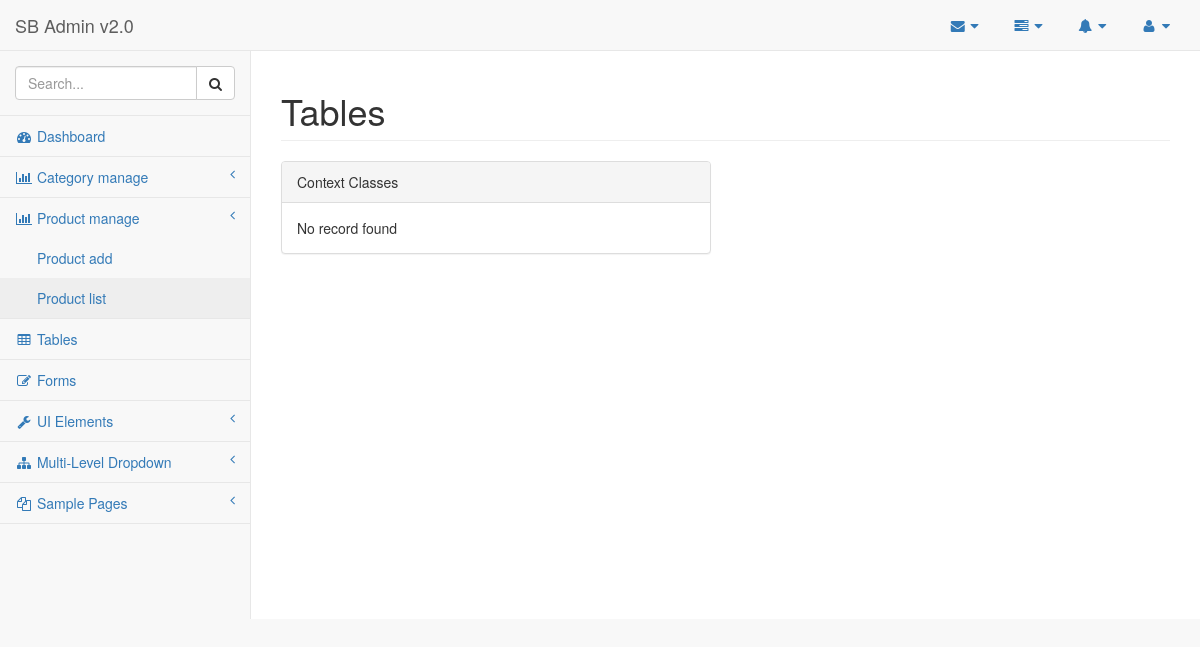
Page /backend/pages/product_list.php on the earlier database version.
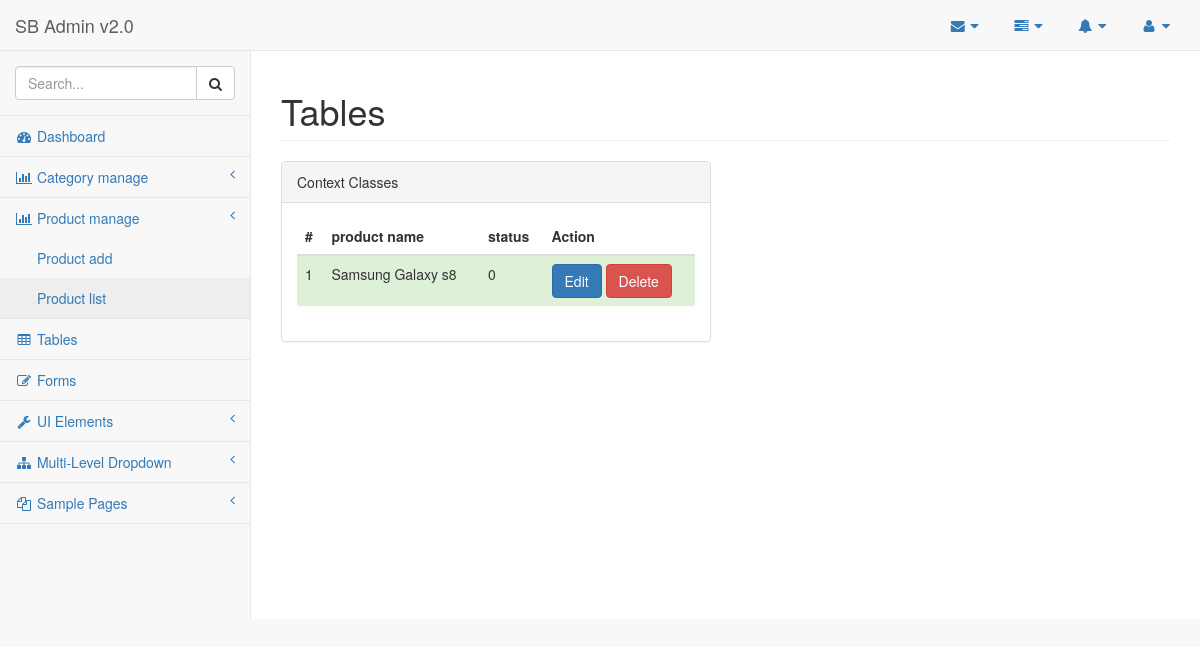
Same page on the later database version.
### tables this page shows
CREATE TABLE `products` (
  `product_id` int(11) NOT NULL,
  `product_name` varchar(50) NOT NULL,
  `product_price` decimal(10,2) NOT NULL,
  `product_image` varchar(250) NOT NULL,
  `product_details` varchar(500) NOT NULL,
  `product_category` int(11) NOT NULL,
  `product_stock_in` int(11) NOT NULL,
  `product_status` tinyint(1) NOT NULL,
  `created_at` timestamp NOT NULL DEFAULT CURRENT_TIMESTAMP,
  `updated_at` timestamp NOT NULL DEFAULT CURRENT_TIMESTAMP
);

### backend/pages/product_list.php (the view, shortened to what this page needs)
<?php
require('connect.php');
 ?>
<!DOCTYPE html>
<html lang="en">
<head>
    <link href="../vendor/bootstrap/css/bootstrap.min.css" rel="stylesheet">
    <link href="../vendor/metisMenu/metisMenu.min.css" rel="stylesheet">
    <link href="../vendor/datatables-plugins/dataTables.bootstrap.css" rel="stylesheet">
    <link href="../vendor/datatables-responsive/dataTables.responsive.css" rel="stylesheet">
    <link href="../dist/css/sb-admin-2.css" rel="stylesheet">
    <link href="../vendor/font-awesome/css/font-awesome.min.css" rel="stylesheet" type="text/css">
</head>
<body>
    <div id="wrapper">
        <?php include('navbar.php'); ?>
        <div id="page-wrapper">
            <div class="row">
                <div class="col-lg-12">
                    <h1 class="page-header">Tables</h1>
                </div>
            </div>
            <div class="row">
                <div class="col-lg-6">
                    <div class="panel panel-default">
                        <div class="panel-heading">
                            Context Classes
                        </div>
                        <div class="panel-body">
                            <div class="table-responsive" id="category_all">
                                <?php
                                $sql = "SELECT * FROM products ORDER BY product_name";
                                $res = mysqli_query($con, $sql);
                                $nums = mysqli_num_rows($res);
                                if($nums >0)
                                {
                                    ?>
                                    <table class="table">
                                    <thead>
                                        <tr>
                                            <th>#</th>
                                            <th>product name</th>
                                            <th>status</th>
                                            <th>Action</th>
                                        </tr>
                                    </thead>
                                    <tbody>
                                        <?php
                                        $i = 1;
                                        while ($row = mysqli_fetch_assoc($res)) {
                                            ?>
                                             <tr class="success">
                                                <td><?php echo $i; ?></td>
                                                <td><?php echo $row['product_name']; ?></td>
                                                <td><?php echo $row['product_status']; ?></td>
                                                <td>
                                                    <a class="btn btn-primary" href="product_edit.php?pid=<?php echo $row['product_id']; ?>">Edit</a>
                                                    <a class="btn btn-danger" onclick="confirm_product_delete(<?php echo $row['product_id']; ?>)">Delete</a>
                                                </td>
                                            </tr>
                                            <?php
                                            $i++;
                                        }
                                        ?>
                                    </tbody>
                                </table>
                                    <?php
                                }
                                else
                                {
                                    echo "No record found";
                                }
                                ?>
                            </div>
                        </div>
                    </div>
                </div>
            </div>
        </div>
    </div>
</body>
</html>

Differences in the rows shown:
added products: product_name "Samsung Galaxy s8", product_status "0"
Other differences:
text no longer shown: "No record found"
text now shown: "# product name status Action"
